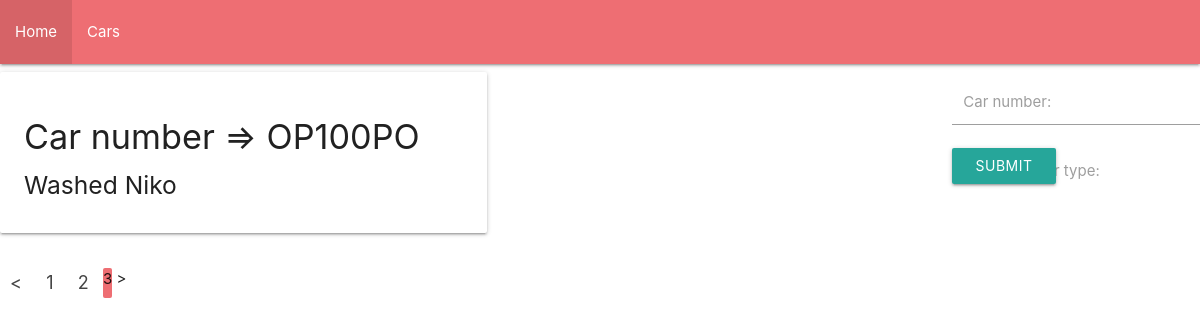
Page /car/?page=3 on the earlier database version.
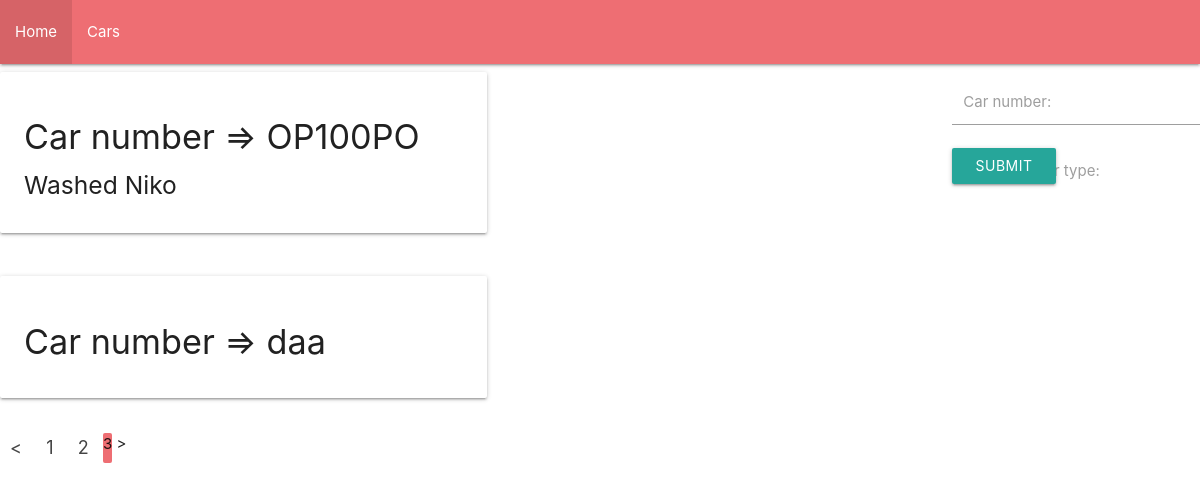
Same page on the later database version.
### washapp/models.py (models this page shows, shortened)
class Car(models.Model):
    CarType=(
        ("SD", "Sedan"),
        ("HT", "Hatchback"),
        ("SP", "Sport"),
        ("CP", "Couple")
    )
    number=models.CharField(max_length=7)
    type=models.CharField(
        max_length=2,
        choices=CarType,
        default="")

class Order(models.Model):
    order_date=models.DateTimeField()
    finish_date=models.DateTimeField()
    price=models.IntegerField()
    washer=models.ForeignKey(Washer, on_delete=models.CASCADE, related_name="washer")
    car=models.ForeignKey(Car,on_delete=models.CASCADE, related_name="car")

class Washer(models.Model):
    name = models.CharField(max_length=30)
    surname = models.CharField(max_length=40)
    percentage = models.IntegerField()

### washapp/views.py (the view)
# urls.py: path('car/',views.car, name="car")
def car(request):
    car=Car.objects.all()
    page = request.GET.get('page', 1)
    paginator=Paginator(car,2)
    try:
        users=paginator.page(page)
    except PageNotAnInteger:
        users=paginator.page(1)
    except EmptyPage:
        users=paginator.page(paginator.num_pages)
    form=CarForm()
    if request.method=="POST":
        form=CarForm(request.POST)
        if form.is_valid():
            form.save()
    return render(request,"washapp/cars.html", {"users":users, "form":form})

### washapp/forms.py
class CarForm(forms.ModelForm):
    class Meta:
        model=Car
        fields="__all__"

### washapp/templates/washapp/cars.html (shortened to what this page needs)
{% extends "washapp/base.html" %}
{% block content %}
<form method="POST" class="right" novalidate>
  <div class="input-field col s6">
    {{ form.number }}
    <label for="id_car">Car number:</label>
  </div>
<div class="input-field col s6">
  <label for="id_wash_type">Choose a Car type:</label>
</div>
  <button class="btn waves-effect waves-light" type="submit" name="action">Submit
  </button>
</form>
{% for car in users %}
    <div class="col s12 m3 l3">
        <div class="row">
            <div class="col s12 m5">
              <div class="card">
                <div class="card-content">
                  <h4>Car number => {{car.number}}</h4>
                  {% for i in car.car.all %}
                    <h5>Washed {{i.washer.name}}</h5>
                  {% endfor %}
                </div>
              </div>
            </div>
          </div>
        </div>
{% endfor %}
{% if users.has_other_pages %}
  <ul class="pagination">
    {% if users.has_previous %}
      <li><a href="?page={{ users.previous_page_number }}"><</a></li>
    {% else %}
      <li class="disabled"><span><</span></li>
    {% endif %}
    {% for i in users.paginator.page_range %}
      {% if users.number == i %}
        <li class="active"><span>{{ i }} </span></li>
      {% else %}
        <li><a href="?page={{ i }}">{{ i }}</a></li>
      {% endif %}
    {% endfor %}
    {% if users.has_next %}
      <li><a href="?page={{ users.next_page_number }}">></a></li>
    {% else %}
      <li class="disabled"><span>></span></li>
    {% endif %}
  </ul>
{% endif %}
{% endblock %}

Differences in the rows shown:
added Car: number "daa"
